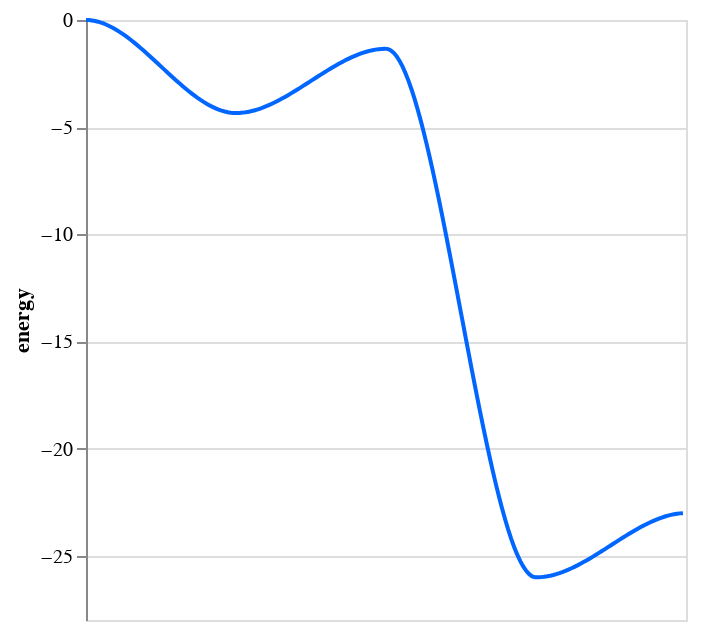

The cell this chart's notebook holds for it:
### Code cell
node_key = 2
node = mess.surf.node_object(surf, 2)
surf = mess.surf.shift_energies(surf, shift=-node.energy)
node_paths = mess.surf.node_paths_from_source(surf, node_key)
mess.surf.plot_paths(surf, node_paths)

### Figure 1 — Vega-Lite specification as saved in the notebook (floating-point values rounded to 4 significant figures; data arrays with more than 128 entries replaced by an {"elided": "..."} marker saying what was removed)
{"config": {"view": {"continuousWidth": 300, "continuousHeight": 300}}, "data": {"name": "data-21a0b7edd32b98ccb9ad106648efee58"}, "mark": {"type": "line"}, "encoding": {"color": {"field": "path", "legend": null, "scale": {"domain": ["0"], "range": ["#0066ff"]}, "type": "nominal"}, "x": {"axis": null, "field": "x", "type": "temporal"}, "y": {"field": "energy", "type": "quantitative"}}, "transform": [{"fold": ["0"], "as": ["path", "energy"]}], "$schema": "https://vega.github.io/schema/vega-lite/v5.20.1.json", "datasets": {"data-21a0b7edd32b98ccb9ad106648efee58": {"elided": "200 records"}}}
